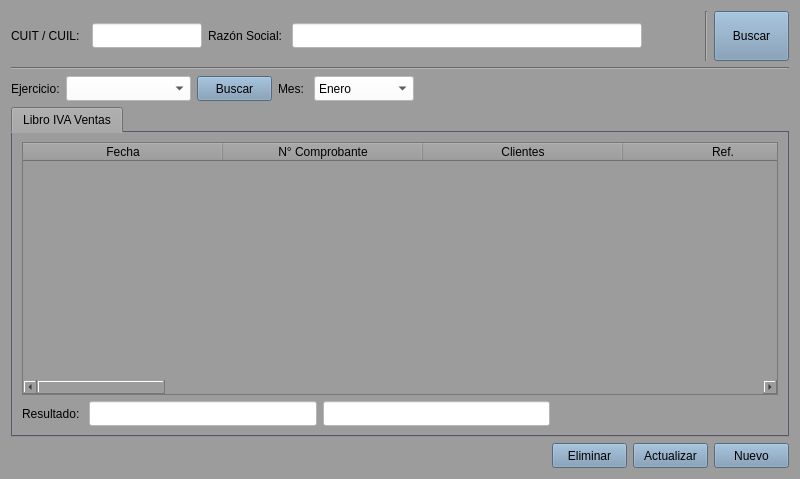
<?xml version="1.0" encoding="UTF-8"?>
<ui version="4.0">
 <class>form_libro_iva_ventas</class>
 <widget class="QWidget" name="form_libro_iva_ventas">
  <property name="geometry">
   <rect>
    <x>0</x>
    <y>0</y>
    <width>800</width>
    <height>479</height>
   </rect>
  </property>
  <property name="minimumSize">
   <size>
    <width>800</width>
    <height>0</height>
   </size>
  </property>
  <property name="maximumSize">
   <size>
    <width>800</width>
    <height>16777215</height>
   </size>
  </property>
  <property name="windowTitle">
   <string>Libro IVA Ventas</string>
  </property>
  <property name="styleSheet">
   <string notr="true">font: 10pt &quot;Liberation Sans&quot;;
color: rgb(0, 0, 0);
background-color: rgb(156, 156, 156);
selection-background-color: rgb(164, 190, 221);
selection-color: rgb(0, 0, 0);</string>
  </property>
  <layout class="QGridLayout" name="gridLayout_2">
   <item row="0" column="0">
    <layout class="QHBoxLayout" name="horizontalLayout_7">
     <item>
      <layout class="QHBoxLayout" name="horizontalLayout_5">
       <item>
        <widget class="QLabel" name="label_15">
         <property name="minimumSize">
          <size>
           <width>75</width>
           <height>0</height>
          </size>
         </property>
         <property name="maximumSize">
          <size>
           <width>75</width>
           <height>16777215</height>
          </size>
         </property>
         <property name="text">
          <string>CUIT / CUIL: </string>
         </property>
        </widget>
       </item>
       <item>
        <widget class="QLineEdit" name="lne_cuit">
         <property name="minimumSize">
          <size>
           <width>110</width>
           <height>25</height>
          </size>
         </property>
         <property name="maximumSize">
          <size>
           <width>110</width>
           <height>25</height>
          </size>
         </property>
         <property name="styleSheet">
          <string notr="true">background-color: rgb(255, 255, 255);
color: rgb(0, 0, 0);</string>
         </property>
         <property name="text">
          <string/>
         </property>
        </widget>
       </item>
      </layout>
     </item>
     <item>
      <layout class="QHBoxLayout" name="horizontalLayout_6">
       <item>
        <widget class="QLabel" name="label_16">
         <property name="text">
          <string>Razón Social: </string>
         </property>
        </widget>
       </item>
       <item>
        <widget class="QLineEdit" name="lne_razon_social">
         <property name="minimumSize">
          <size>
           <width>350</width>
           <height>25</height>
          </size>
         </property>
         <property name="maximumSize">
          <size>
           <width>350</width>
           <height>25</height>
          </size>
         </property>
         <property name="styleSheet">
          <string notr="true">background-color: rgb(255, 255, 255);
color: rgb(0, 0, 0);</string>
         </property>
        </widget>
       </item>
       <item>
        <spacer name="horizontalSpacer_2">
         <property name="orientation">
          <enum>Qt::Horizontal</enum>
         </property>
         <property name="sizeHint" stdset="0">
          <size>
           <width>40</width>
           <height>20</height>
          </size>
         </property>
        </spacer>
       </item>
      </layout>
     </item>
     <item>
      <widget class="Line" name="line">
       <property name="orientation">
        <enum>Qt::Vertical</enum>
       </property>
      </widget>
     </item>
     <item>
      <widget class="QPushButton" name="btn_buscar">
       <property name="minimumSize">
        <size>
         <width>75</width>
         <height>50</height>
        </size>
       </property>
       <property name="maximumSize">
        <size>
         <width>75</width>
         <height>50</height>
        </size>
       </property>
       <property name="styleSheet">
        <string notr="true">background-color: rgb(119, 149, 177);</string>
       </property>
       <property name="text">
        <string>Buscar</string>
       </property>
      </widget>
     </item>
    </layout>
   </item>
   <item row="1" column="0">
    <widget class="Line" name="line_2">
     <property name="orientation">
      <enum>Qt::Horizontal</enum>
     </property>
    </widget>
   </item>
   <item row="2" column="0">
    <layout class="QHBoxLayout" name="horizontalLayout">
     <item>
      <widget class="QLabel" name="label_5">
       <property name="text">
        <string>Ejercicio:</string>
       </property>
      </widget>
     </item>
     <item>
      <widget class="QComboBox" name="cbx_ejercicio">
       <property name="minimumSize">
        <size>
         <width>125</width>
         <height>25</height>
        </size>
       </property>
       <property name="maximumSize">
        <size>
         <width>125</width>
         <height>25</height>
        </size>
       </property>
       <property name="styleSheet">
        <string notr="true">background-color: rgb(255, 255, 255);</string>
       </property>
      </widget>
     </item>
     <item>
      <widget class="QPushButton" name="btn_buscar_compra">
       <property name="minimumSize">
        <size>
         <width>75</width>
         <height>25</height>
        </size>
       </property>
       <property name="maximumSize">
        <size>
         <width>50</width>
         <height>25</height>
        </size>
       </property>
       <property name="styleSheet">
        <string notr="true">background-color: rgb(119, 149, 177);</string>
       </property>
       <property name="text">
        <string>Buscar</string>
       </property>
      </widget>
     </item>
     <item>
      <widget class="QLabel" name="label_6">
       <property name="text">
        <string>Mes: </string>
       </property>
      </widget>
     </item>
     <item>
      <widget class="QComboBox" name="cbx_mes">
       <property name="minimumSize">
        <size>
         <width>100</width>
         <height>25</height>
        </size>
       </property>
       <property name="maximumSize">
        <size>
         <width>100</width>
         <height>25</height>
        </size>
       </property>
       <property name="styleSheet">
        <string notr="true">background-color: rgb(255, 255, 255);</string>
       </property>
       <item>
        <property name="text">
         <string>Enero</string>
        </property>
       </item>
       <item>
        <property name="text">
         <string>Febrero</string>
        </property>
       </item>
       <item>
        <property name="text">
         <string>Marzo</string>
        </property>
       </item>
       <item>
        <property name="text">
         <string>Abril</string>
        </property>
       </item>
       <item>
        <property name="text">
         <string>Mayo</string>
        </property>
       </item>
       <item>
        <property name="text">
         <string>Junio</string>
        </property>
       </item>
       <item>
        <property name="text">
         <string>Julio</string>
        </property>
       </item>
       <item>
        <property name="text">
         <string>Agosto</string>
        </property>
       </item>
       <item>
        <property name="text">
         <string>Septiembre</string>
        </property>
       </item>
       <item>
        <property name="text">
         <string>Octubre</string>
        </property>
       </item>
       <item>
        <property name="text">
         <string>Noviembre</string>
        </property>
       </item>
       <item>
        <property name="text">
         <string>Diciembre</string>
        </property>
       </item>
      </widget>
     </item>
     <item>
      <spacer name="horizontalSpacer_3">
       <property name="orientation">
        <enum>Qt::Horizontal</enum>
       </property>
       <property name="sizeHint" stdset="0">
        <size>
         <width>40</width>
         <height>20</height>
        </size>
       </property>
      </spacer>
     </item>
    </layout>
   </item>
   <item row="3" column="0">
    <widget class="QTabWidget" name="tabWidget">
     <property name="styleSheet">
      <string notr="true">QTabWidget{
background-color: rgb(123, 121, 143);
}
QLineEdit {
background-color: rgb(255, 255, 255);
color: rgb(0, 0, 0);
}
QComboBox{
background-color: rgb(255, 255, 255);
color: rgb(0, 0, 0);
}</string>
     </property>
     <property name="currentIndex">
      <number>0</number>
     </property>
     <widget class="QWidget" name="tab">
      <attribute name="title">
       <string>Libro IVA Ventas</string>
      </attribute>
      <layout class="QGridLayout" name="gridLayout">
       <item row="0" column="0">
        <widget class="QTableWidget" name="tw_ventas">
         <property name="styleSheet">
          <string notr="true">font: 9pt &quot;Liberation Sans&quot;;</string>
         </property>
         <property name="selectionBehavior">
          <enum>QAbstractItemView::SelectRows</enum>
         </property>
         <attribute name="horizontalHeaderDefaultSectionSize">
          <number>200</number>
         </attribute>
         <column>
          <property name="text">
           <string>Fecha</string>
          </property>
          <property name="background">
           <color>
            <red>164</red>
            <green>192</green>
            <blue>217</blue>
           </color>
          </property>
         </column>
         <column>
          <property name="text">
           <string>N° Comprobante</string>
          </property>
          <property name="background">
           <color>
            <red>164</red>
            <green>192</green>
            <blue>217</blue>
           </color>
          </property>
         </column>
         <column>
          <property name="text">
           <string>Clientes</string>
          </property>
          <property name="background">
           <color>
            <red>164</red>
            <green>192</green>
            <blue>217</blue>
           </color>
          </property>
         </column>
         <column>
          <property name="text">
           <string>Ref.</string>
          </property>
          <property name="background">
           <color>
            <red>164</red>
            <green>192</green>
            <blue>217</blue>
           </color>
          </property>
         </column>
         <column>
          <property name="text">
           <string>Proveedor</string>
          </property>
          <property name="background">
           <color>
            <red>164</red>
            <green>192</green>
            <blue>217</blue>
           </color>
          </property>
         </column>
         <column>
          <property name="text">
           <string>Tipo</string>
          </property>
          <property name="background">
           <color>
            <red>164</red>
            <green>192</green>
            <blue>217</blue>
           </color>
          </property>
         </column>
         <column>
          <property name="text">
           <string>CUIT</string>
          </property>
          <property name="background">
           <color>
            <red>164</red>
            <green>192</green>
            <blue>217</blue>
           </color>
          </property>
         </column>
         <column>
          <property name="text">
           <string>10.5%</string>
          </property>
          <property name="background">
           <color>
            <red>164</red>
            <green>192</green>
            <blue>217</blue>
           </color>
          </property>
         </column>
         <column>
          <property name="text">
           <string>21%</string>
          </property>
          <property name="background">
           <color>
            <red>164</red>
            <green>192</green>
            <blue>217</blue>
           </color>
          </property>
         </column>
         <column>
          <property name="text">
           <string>27%</string>
          </property>
          <property name="background">
           <color>
            <red>164</red>
            <green>192</green>
            <blue>217</blue>
           </color>
          </property>
         </column>
         <column>
          <property name="text">
           <string>IVA</string>
          </property>
          <property name="background">
           <color>
            <red>164</red>
            <green>192</green>
            <blue>217</blue>
           </color>
          </property>
         </column>
         <column>
          <property name="text">
           <string>TOTAL</string>
          </property>
          <property name="background">
           <color>
            <red>164</red>
            <green>192</green>
            <blue>217</blue>
           </color>
          </property>
         </column>
         <column>
          <property name="text">
           <string>RET. IVA</string>
          </property>
          <property name="background">
           <color>
            <red>164</red>
            <green>192</green>
            <blue>217</blue>
           </color>
          </property>
         </column>
         <column>
          <property name="text">
           <string>RET GANANCIAS</string>
          </property>
          <property name="background">
           <color>
            <red>164</red>
            <green>192</green>
            <blue>217</blue>
           </color>
          </property>
         </column>
         <column>
          <property name="text">
           <string>RET IIBB</string>
          </property>
          <property name="background">
           <color>
            <red>164</red>
            <green>192</green>
            <blue>217</blue>
           </color>
          </property>
         </column>
         <column>
          <property name="text">
           <string>TOTAL LÍQUIDO</string>
          </property>
          <property name="background">
           <color>
            <red>164</red>
            <green>192</green>
            <blue>217</blue>
           </color>
          </property>
         </column>
         <column>
          <property name="text">
           <string>ORDEN DE PAGO</string>
          </property>
          <property name="background">
           <color>
            <red>164</red>
            <green>192</green>
            <blue>217</blue>
           </color>
          </property>
         </column>
        </widget>
       </item>
       <item row="1" column="0">
        <layout class="QHBoxLayout" name="horizontalLayout_4">
         <item>
          <widget class="QLabel" name="label_3">
           <property name="text">
            <string>Resultado: </string>
           </property>
          </widget>
         </item>
         <item>
          <widget class="QLineEdit" name="lne_resultado_uno">
           <property name="minimumSize">
            <size>
             <width>0</width>
             <height>25</height>
            </size>
           </property>
           <property name="maximumSize">
            <size>
             <width>16777215</width>
             <height>25</height>
            </size>
           </property>
          </widget>
         </item>
         <item>
          <widget class="QLineEdit" name="lne_resultado_dos">
           <property name="minimumSize">
            <size>
             <width>0</width>
             <height>25</height>
            </size>
           </property>
           <property name="maximumSize">
            <size>
             <width>16777215</width>
             <height>25</height>
            </size>
           </property>
          </widget>
         </item>
         <item>
          <spacer name="horizontalSpacer">
           <property name="orientation">
            <enum>Qt::Horizontal</enum>
           </property>
           <property name="sizeHint" stdset="0">
            <size>
             <width>40</width>
             <height>20</height>
            </size>
           </property>
          </spacer>
         </item>
        </layout>
       </item>
      </layout>
     </widget>
    </widget>
   </item>
   <item row="4" column="0">
    <layout class="QHBoxLayout" name="horizontalLayout_2">
     <item>
      <spacer name="horizontalSpacer_4">
       <property name="orientation">
        <enum>Qt::Horizontal</enum>
       </property>
       <property name="sizeHint" stdset="0">
        <size>
         <width>40</width>
         <height>20</height>
        </size>
       </property>
      </spacer>
     </item>
     <item>
      <widget class="QPushButton" name="btn_eliminar">
       <property name="minimumSize">
        <size>
         <width>75</width>
         <height>25</height>
        </size>
       </property>
       <property name="maximumSize">
        <size>
         <width>75</width>
         <height>25</height>
        </size>
       </property>
       <property name="styleSheet">
        <string notr="true">background-color: rgb(119, 149, 177);</string>
       </property>
       <property name="text">
        <string>Eliminar</string>
       </property>
      </widget>
     </item>
     <item>
      <widget class="QPushButton" name="btn_modificar">
       <property name="minimumSize">
        <size>
         <width>75</width>
         <height>25</height>
        </size>
       </property>
       <property name="maximumSize">
        <size>
         <width>75</width>
         <height>25</height>
        </size>
       </property>
       <property name="styleSheet">
        <string notr="true">background-color: rgb(119, 149, 177);</string>
       </property>
       <property name="text">
        <string>Actualizar</string>
       </property>
      </widget>
     </item>
     <item alignment="Qt::AlignRight">
      <widget class="QPushButton" name="btn_nuevo">
       <property name="minimumSize">
        <size>
         <width>75</width>
         <height>25</height>
        </size>
       </property>
       <property name="maximumSize">
        <size>
         <width>75</width>
         <height>25</height>
        </size>
       </property>
       <property name="styleSheet">
        <string notr="true">background-color: rgb(119, 149, 177);</string>
       </property>
       <property name="text">
        <string>Nuevo</string>
       </property>
      </widget>
     </item>
    </layout>
   </item>
  </layout>
 </widget>
 <tabstops>
  <tabstop>lne_cuit</tabstop>
  <tabstop>lne_razon_social</tabstop>
  <tabstop>btn_buscar</tabstop>
  <tabstop>tabWidget</tabstop>
  <tabstop>cbx_ejercicio</tabstop>
  <tabstop>cbx_mes</tabstop>
  <tabstop>tw_ventas</tabstop>
  <tabstop>lne_resultado_uno</tabstop>
  <tabstop>lne_resultado_dos</tabstop>
 </tabstops>
 <resources/>
 <connections/>
</ui>
